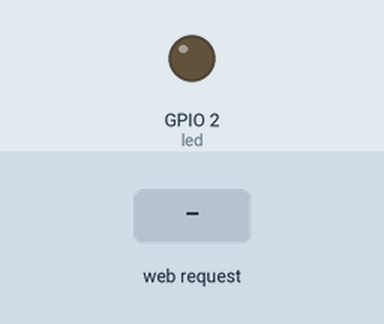
The sketch below on a simulated ESP32. Parts: output pins drawn as LEDs (lit = HIGH). Inputs (shaded band) come from the test bench. WiFi joins after 1.5 s; servers stay silent unless stated; what the sketch prints to the serial monitor is not drawn.

Above: at 2.7 s.
2.8 s: HTTP request GET /26/on received
At 3.6 s:
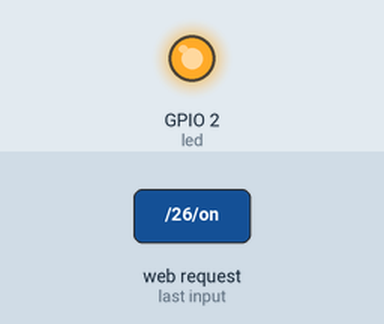
4.3 s: HTTP request GET /26/off received
At 4.8 s:
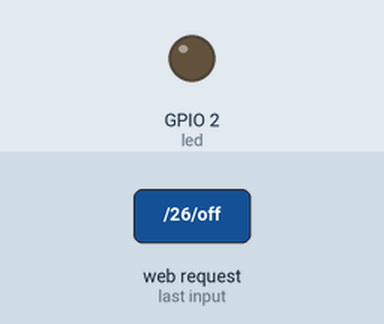
Timing chart, 0 to 7.3 s (numbered marks = the images above; inputs shaded):
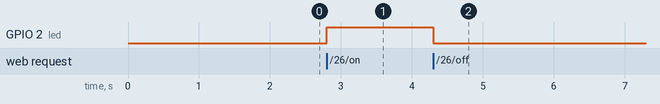

The sketch:

WiFi_Server.ino
```cpp
#include <WiFi.h>
// Replace with your network credentials
const char* ssid = "SSID";
const char* password = "PASSWORD";
// Set web server port number to 80
WiFiServer server(80);
// Variable to store the HTTP request
String header;
String ledState = "off";
// Assign output variables to GPIO pins
const int led = 2;
void setup() {
  // put your setup code here, to run once:
  Serial.begin(115200);
  // Initialize the output variables as outputs
  pinMode(led, OUTPUT);
  // Set outputs to LOW
  digitalWrite(led, LOW);
  // Connect to Wi-Fi network with SSID and password
  Serial.print("Connecting to ");
  Serial.println(ssid);
  WiFi.begin(ssid, password);
  while (WiFi.status() != WL_CONNECTED) {
  delay(500);
  Serial.print(".");
  }
  // Print local IP address and start web server
  Serial.println();
  Serial.println("WiFi connected.");
  Serial.println("IP address: ");
  Serial.println(WiFi.localIP());
  server.begin();
}

void loop() {
  // put your main code here, to run repeatedly:
  WiFiClient client= server.available(); //Used to Listen to Incoming Clients
  if(client){          //Opens when a Client Connects
    Serial.println("New Client: ");
    String currLine=""; //Stores all incoming Data from the Client
    while(client.connected()){//1
      if(client.available()){//2
        char c= client.read();
        Serial.write(c);
        header+=c;

        if(c=='\n'){//3 //If the incoming data is a newLine character in a row,Thats the end of the HTTP request

          if(!currLine.length()){//4
            //The following Lines is the appropriate Response for any given Client command given by the client Server
            client.println("HTTP/1.1 200 OK");
            client.println("Content-type:text/html");
            client.println("Connection:close");
            client.println();
            /*
            */
            if(header.indexOf("GET /26/on") >=0){
                Serial.println("Turning On led in GPIO 26 pin");
                ledState="ON";
                digitalWrite(led,HIGH);
            }
            else if(header.indexOf("GET /26/off") >=0){
                Serial.println("Turning Off led in GPIO 26 pin");
                ledState="OFF";
                digitalWrite(led,LOW);
            }

            //HTML CSS Code for ESP32
            client.println("<!DOCTYPE html><html>");
            client.println(" <head><meta charset=\"UTF-8\"><meta name=\"viewport\" content=\"width=device-width, initial-scale=1.0\"> ");
            client.println("<title>Station Mode Console</title>");
            client.println("<style>html{font-family:Helvetica;display:inline-block;margin:0px auto;text-align:center;}");
            client.println(".button{background-color:#4CAF50;border:none;color:white;padding:16px 40px;text-decoration:none;font-size:30px;margin:2px;cursor:pointer;}");
            client.println(".button2{background-color:#555555;}</style></head>");
            //4CAF50: FRUIT SALAD GREEN #555555 GREY COLOR
            client.println("<body><h1>ESP32 Station Mode Server</h1>");
            //Following line used to display the State of Led connected to the GPIO pin 26
            client.println("<p>LED state "+ledState+" </p>");
            if(ledState=="off" || ledState=="OFF"){
                client.println("<p><a href=\"/26/on\"><button class=\"button\">ON</button></a></p>");
            }
            else{
              client.println("<p><a href=\"/26/off\"><button class=\"button button2\">OFF</button></a></p>");
            }

            client.println("</body></html>");
            //HTTP response ends with another blank line
            client.println();
            //Break out of the while loop
            break;
          } // 4 if(!currLine.length()){ ends
          else{ // if you got a newline, then clear currLine
            currLine="";
          }
        } //3 if(c=='\n')ends
        else if(c!='\r'){ // if you got anything else but a carriage return character,
          currLine+=c; //Add it to the end of the currLine
        }
      }//2 if(client.available()) ends
    }//1 while(client.connected()){ ends

    //Clear the header variable
    header="";
    //Close the  connection
    client.stop();
    Serial.println("Client Disconnected");
    Serial.println();
  }
}
```

Measured:
- after the input at 2.8 s, GPIO 2 (led): LOW → HIGH at once
- after the input at 4.3 s, GPIO 2 (led): HIGH → LOW at once
